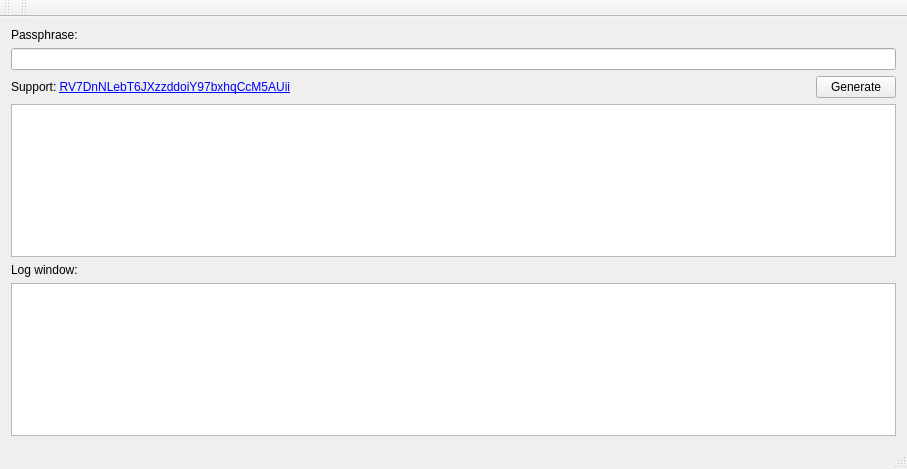
<?xml version="1.0" encoding="UTF-8"?>
<ui version="4.0">
 <class>MainWindow</class>
 <widget class="QMainWindow" name="MainWindow">
  <property name="geometry">
   <rect>
    <x>0</x>
    <y>0</y>
    <width>907</width>
    <height>469</height>
   </rect>
  </property>
  <property name="minimumSize">
   <size>
    <width>907</width>
    <height>0</height>
   </size>
  </property>
  <property name="windowTitle">
   <string>MainWindow</string>
  </property>
  <widget class="QWidget" name="centralWidget">
   <property name="minimumSize">
    <size>
     <width>745</width>
     <height>0</height>
    </size>
   </property>
   <layout class="QVBoxLayout" name="verticalLayout">
    <item>
     <widget class="QLabel" name="labelPassphrase">
      <property name="text">
       <string>Passphrase:</string>
      </property>
     </widget>
    </item>
    <item>
     <widget class="QLineEdit" name="lineEdit"/>
    </item>
    <item>
     <layout class="QHBoxLayout" name="horizontalLayout">
      <item>
       <widget class="QLabel" name="labelAbout">
        <property name="text">
         <string>&lt;html&gt;&lt;head/&gt;&lt;body&gt;&lt;p&gt;Support: &lt;a href=&quot;https://kmdexplorer.io/address/RV7DnNLebT6JXzzddoiY97bxhqCcM5AUii&quot;&gt;&lt;span style=&quot; text-decoration: underline; color:#0000ff;&quot;&gt;RV7DnNLebT6JXzzddoiY97bxhqCcM5AUii&lt;/span&gt;&lt;/a&gt;&lt;/p&gt;&lt;/body&gt;&lt;/html&gt;</string>
        </property>
        <property name="openExternalLinks">
         <bool>true</bool>
        </property>
       </widget>
      </item>
      <item>
       <spacer name="horizontalSpacer">
        <property name="orientation">
         <enum>Qt::Horizontal</enum>
        </property>
        <property name="sizeHint" stdset="0">
         <size>
          <width>40</width>
          <height>20</height>
         </size>
        </property>
       </spacer>
      </item>
      <item>
       <widget class="QPushButton" name="pushButtonGenerate">
        <property name="text">
         <string>Generate</string>
        </property>
       </widget>
      </item>
     </layout>
    </item>
    <item>
     <widget class="QTableWidget" name="tableWidgetAddresses"/>
    </item>
    <item>
     <widget class="QLabel" name="label">
      <property name="text">
       <string>Log window:</string>
      </property>
     </widget>
    </item>
    <item>
     <widget class="QTextBrowser" name="textBrowserLog">
      <property name="minimumSize">
       <size>
        <width>0</width>
        <height>136</height>
       </size>
      </property>
      <property name="font">
       <font>
        <family>Courier 10 Pitch</family>
       </font>
      </property>
      <property name="openExternalLinks">
       <bool>true</bool>
      </property>
     </widget>
    </item>
   </layout>
  </widget>
  <widget class="QMenuBar" name="menuBar">
   <property name="geometry">
    <rect>
     <x>0</x>
     <y>0</y>
     <width>907</width>
     <height>25</height>
    </rect>
   </property>
  </widget>
  <widget class="QToolBar" name="mainToolBar">
   <attribute name="toolBarArea">
    <enum>TopToolBarArea</enum>
   </attribute>
   <attribute name="toolBarBreak">
    <bool>false</bool>
   </attribute>
  </widget>
  <widget class="QStatusBar" name="statusBar"/>
  <widget class="QToolBar" name="toolBar">
   <property name="windowTitle">
    <string>toolBar</string>
   </property>
   <attribute name="toolBarArea">
    <enum>TopToolBarArea</enum>
   </attribute>
   <attribute name="toolBarBreak">
    <bool>false</bool>
   </attribute>
  </widget>
 </widget>
 <layoutdefault spacing="6" margin="11"/>
 <resources/>
 <connections/>
</ui>
